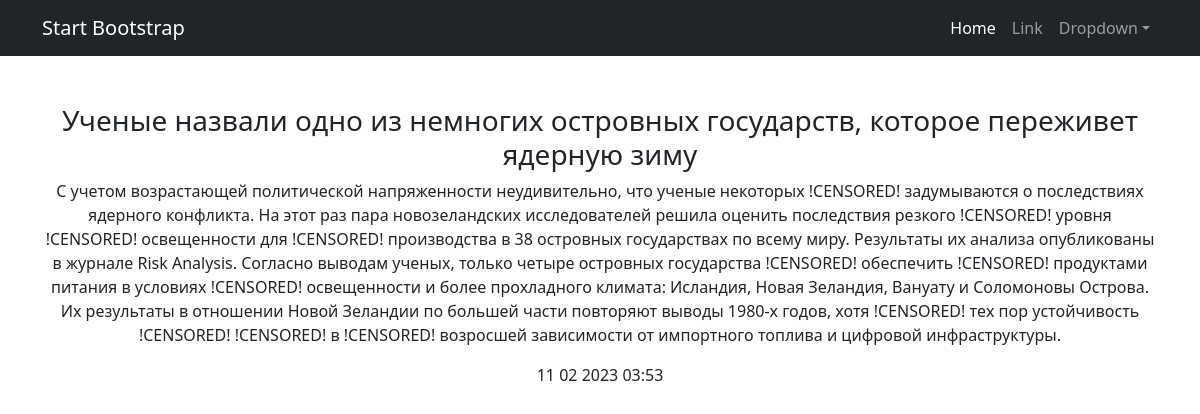
Screenshot of /news/1 with the database file from the repository.
### news_paper/models.py (models this page shows, shortened)
class Post(models.Model):
    author = models.ForeignKey(Author, on_delete=models.CASCADE)
    record = models.CharField(max_length=20, help_text='Публикация', choices=[('A', 'article'), ('N', 'news')])
    date_time = models.DateTimeField(auto_now_add=True)
    category = models.ManyToManyField(Category)
    title = models.CharField(max_length=100, help_text='Заголовок статьи/новости')
    text = models.TextField(help_text='Текст статьи/новости')
    rating = models.PositiveSmallIntegerField()

### news_paper/views.py (the view)
# urls.py: path('news/<int:pk>', New.as_view(), name='new'),
class New(DetailView):
    model = Post
    template_name = 'new.html'
    context_object_name = 'new'

### news_paper/templatetags/custom_filters.py (called while the page is built)
@register.filter()
def censor(value:str):
    arr = value.split(' ')
    for index, v in enumerate(arr):
        if v.startswith('с'): arr[index] = '!CENSORED!'
    return ' '.join(arr)

### templates/new.html (shortened to what this page needs)
{% extends 'default.html' %}
{% load custom_filters %}
{% block main %}
        <h3>{{ new.title|censor }}</h3>
        <p>{{ new.text|censor }}</p>
        <p>{{ new.date_time|date:'d m Y h:i' }}</p>
{% endblock %}

### rows the page displays
Post: title|censor "Ученые назвали одно из немногих островных государств, которое переживет ядерную зиму", text|censor "С учетом возрастающей политической напряженности неудивительно, что ученые некоторых !CENSORED! задумываются о последствиях ядерного конфликта. На этот раз пара новозеландских исследователей решила оценить последствия резкого !CENSORED! уровня !CENSORED! освещенности для !CENSORED! производства в 38 островных государствах по всему миру. Результаты их анализа опубликованы в журнале Risk Analysis. Согласно выводам ученых, только четыре островных государства !CENSORED! обеспечить !CENSORED! продуктами питания в условиях !CENSORED! освещенности и более прохладного климата: Исландия, Новая Зеландия, Вануату и Соломоновы Острова. Их результаты в отношении Новой Зеландии по большей части повторяют…", date_time "11 02 2023 03:53"
